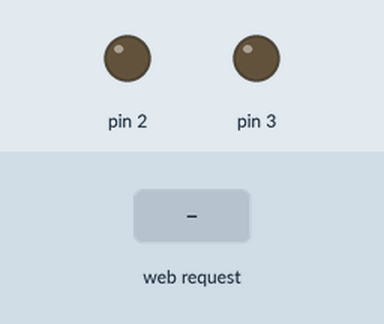
Bench run of a sketch on a simulated Arduino Leonardo, built with avr-gcc and run on an emulated ATmega32U4. Parts: output pins drawn as LEDs (lit = HIGH). The test bench sets the inputs (shaded band). WiFi joins after 1.5 s; servers stay silent unless stated; what the sketch prints to the serial monitor is not drawn.

Above: at 2.7 s.
2.8 s: HTTP request GET /tathet received
At 3.8 s:
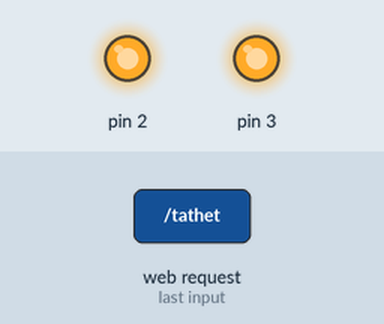
6.7 s: HTTP request GET /bathet received
At 8.0 s:
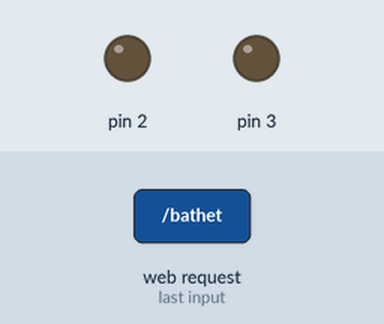
Timing chart, 0 to 9.7 s (numbered marks = the images above; inputs shaded):
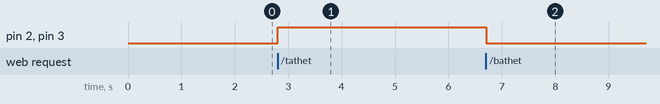

Measured:
- after the input at 2.8 s, pin 2, pin 3: LOW → HIGH at once
- after the input at 6.7 s, pin 2, pin 3: HIGH → LOW at once

The sketch:

baitaplon.ino
```cpp
#include <SPI.h>
#include <Ethernet2.h>

int PIR = 8;
int LIGHT = A0;

// Enter a MAC address and IP address for your controller below.
// The IP address will be dependent on your local network:
byte mac[] = {
  0xDE, 0xAD, 0xBE, 0xEF, 0xFE, 0xED
};

// Initialize the Ethernet server library
// with the IP address and port you want to use
// (port 80 is default for HTTP):
EthernetServer server(80);

void setup() {
  // Open serial communications and wait for port to open:
  Serial.begin(9600);
  while (!Serial) {
    ; // wait for serial port to connect. Needed for Leonardo only
  }

  pinMode(2, OUTPUT);
  pinMode(3, OUTPUT);

  // start the Ethernet connection and the server:
  Ethernet.begin(mac);
  server.begin();
  Serial.print("server is at ");
  Serial.println(Ethernet.localIP());

  //giọng nói---------------

  Serial.begin(9600);
  // put your setup code here, to run once:


  //phím bấm---------------------------
}

void loop() {

  String readString;
  EthernetClient client = server.available();

//---------Nút bấm trên điện thoại--------------------
  if(Serial.available()>0){
    readString="";
    String c = Serial.readString();  //Tiến hành đọc serial
    readString += c;   //tạo chuỗi dữ liệu "bật" , "tắt"
  }

  if (readString.length() > 0) {
    Serial.println(readString);
  }
  if(readString=="bật đèn 1")
  {
    digitalWrite(2, LOW);
    Serial.println('đèn bật');
    delay(500);
  }else if(readString=="bật đèn 2"){
    digitalWrite(3, LOW);
    Serial.println('đèn bật');
    delay(500);
  }else if(readString=="Tắt Đèn 1"){
    digitalWrite(2, HIGH);
    Serial.println('đèn tắt');
    delay(500);
  } else if(readString=="Tắt Đèn 2"||readString=="tắt đèn 2"){
    digitalWrite(3, HIGH);
    Serial.println('đèn tắt');
    delay(500);}
    else if(readString=="bật hai đèn"){
    digitalWrite(2, LOW);
    digitalWrite(3, LOW);
    Serial.println('đèn tắt');
    delay(500);
  } else if(readString=="tắt 2 đèn"){
    digitalWrite(2, HIGH);
    digitalWrite(3, HIGH);
    Serial.println('đèn tắt');
    delay(500);
  } else if(readString=="tự động"){
    int giatri_analog = analogRead(A0);
    int value = digitalRead(PIR);
    int L = digitalRead(LIGHT);
    if(L==1) {
      if (value == HIGH) {
        digitalWrite(2, LOW);
        digitalWrite(3, LOW);
         Serial.println('đèn bật');
         delay(5000);
      }
      else {
        digitalWrite(2, HIGH);
        digitalWrite(3, HIGH);
         Serial.println('đèn tắt');
    delay(500);
      }
    } else {
      digitalWrite(2, HIGH);
      digitalWrite(3, HIGH);
      Serial.println('đèn tắt');
    delay(500);
    }
    delay(500);
  }
//---------Nút bấm trên máy tính--------------------
  if (client) {
    Serial.println("new client");
    // an http request ends with a blank line
    boolean currentLineIsBlank = true;
    while (client.connected()) {
      if (client.available()) {
        char c = client.read();
        Serial.write(c);

        if(readString.length() < 100) {
          // lưu trữ các ký tự thành chuỗi
          readString += c;
        }
        // if you've gotten to the end of the line (received a newline
        // character) and the line is blank, the http request has ended,
        // so you can send a reply
        if (c == '\n' && currentLineIsBlank) {
          // send a standard http response header

          if (readString.indexOf("1on") > 0) {
            digitalWrite(2, LOW);
            Serial.println("đèn 1 bật");
          }
          if (readString.indexOf("1off") > 0) {
            digitalWrite(2, HIGH);
            Serial.println("đèn 1 tắt");
          }
          if (readString.indexOf("2on") > 0) {
            digitalWrite(3, LOW);
            Serial.println("đèn 2 bật");
          }
          if (readString.indexOf("2off") > 0) {
            digitalWrite(3, HIGH);
            Serial.println("đèn 2 tắt");
          }
          if (readString.indexOf("tathet") > 0) {
            digitalWrite(2, HIGH);
            digitalWrite(3, HIGH);
            Serial.println("cả 2 đèn tắt");
          }
          if (readString.indexOf("bathet") > 0) {
            digitalWrite(2, LOW);
            digitalWrite(3, LOW);
            Serial.println("cả 2 đèn bật");
          }
//=================================================================
          int TB1 = digitalRead(2);   // Biến TB1 cập nhật trạng thái
          int TB2 = digitalRead(3);
//============================================
          client.println("HTTP/1.1 200 OK");
          client.println("Content-Type: text/html");
          client.println("Connection: close");  // the connection will be closed after completion of the response
//          client.println("Refresh: 5");  // refresh the page automatically every 5 sec
          client.println();
          client.println("<!DOCTYPE HTML>");
          client.println("<html>");
          client.println(F("<head>"));
          client.println(F("<meta charset='UTF-8'>"));
          client.println(F("<meta http-equiv='X-UA-Compatible' content='IE=edge'>"));
          client.println(F("<meta name='viewport' content='width=device-width, initial-scale=1.0'>"));
          client.println(F("<link rel='stylesheet' href='https://cdn.jsdelivr.net/npm/bootstrap@3.3.7/dist/css/bootstrap.min.css' integrity='sha384-BVYiiSIFeK1dGmJRAkycuHAHRg32OmUcww7on3RYdg4Va+PmSTsz/K68vbdEjh4u' crossorigin='anonymous'>"));
          client.println(F("<link rel='stylesheet' href='https://vinfastauto.ml/style.css'>"));
          client.println(F("<link rel='preconnect' href='https://fonts.googleapis.com'>"));
          client.println(F("<link rel='preconnect' href='https://fonts.gstatic.com' crossorigin>"));
          client.println(F("<link href='https://fonts.googleapis.com/css2?family=Montserrat:wght@500;900&family=Rowdies:wght@300;400;700&display=swap' rel='stylesheet'>"));
          client.println(F("<title>Bài tập lớn</title>"));
          client.println(F("</head>"));
          client.println(F("<body>"));
          client.println(F("<div class='app'>"));
          client.println(F("<div class='header'>"));
          client.println(F("<img src='https://user-images.githubusercontent.com/88047306/158065587-7e0eec59-435f-4e94-b6ed-f1fab000f1e9.jpg' alt='logo'>"));
          client.println(F("<h1 class='header__title'>Môn thiết kế hệ thống nhúng</h1>"));
          client.println(F("</div>"));
          client.println(F("<div class='body'>"));
          client.println(F("<h3 class='text-center'> Giao diện điều khiển thiết bị</h3>"));
          client.println(F("<div class='body__main'>"));
          client.println(F("<div class='row'>"));
          client.println(F("<div class='col-md-12'>"));
          client.println(F("<table class='table text-center'>"));
          client.println(F("<thead><tr>"));
          client.println(F("<th class='text-center'>Tên thiết bị</th>"));
          client.println(F("<th class='text-center'>Chọn chế độ</th>"));
          client.println(F("</tr></thead>"));
          client.println(F("<tbody>"));
          client.println(F("<tr>"));
          client.println(F("<td style='line-height: 46px;'>Thiết bị 1 - Đang"));
          if (TB1 == LOW) {
              client.println(F("<span>bật</span></td>"));
              client.println(F("<td><a class='btn btn-danger btn-lg' href='1off'>Tắt</buttLigado>"));
          } else if(TB1 == HIGH) {
              client.println(F("<span>tắt</span></td>"));
              client.println(F("<td><a class='btn btn-success btn-lg' href='1on'>Bật</buttLigado>"));
          }
          client.println(F("</td></tr>"));
          client.println(F("<tr>"));
          client.println(F("<td style='line-height: 46px;'>Thiết bị 2 - Đang"));
          if (TB2 == LOW) {
              client.println(F("<span>bật</span></td>"));
              client.println(F("<td><a class='btn btn-danger btn-lg' href='2off'>Tắt</a></td></tr>"));
          } else if(TB2 == HIGH){
              client.println(F("<span>tắt</span></td>"));
              client.println(F("<td><a class='btn btn-success btn-lg' href='2on'>Bật</a></td></tr>"));
          }
          client.println(F("</tr>"));
          client.println(F("<tr>"));
          client.println(F("<td style='line-height: 46px;'>Tất cả thiết bị </td>"));
          client.println(F("<td>"));
          client.println(F("<a class='btn btn-danger btn-lg' href='tathet' > ALL OFF</a>"));
          client.println(F("<a class='btn btn-success btn-lg' href='bathet' > ALL ON</a>"));
          client.println(F("</td></tr>"));
          client.println(F("</tbody>"));
          client.println(F("</table>"));
          client.println(F("</div></div>"));
          client.println(F("<a class='btn btn-success btn-lg' href='/'>Refresh</a>"));
          client.println(F("</div></div></div>"));
          client.println(F("</body>"));
          client.println(F("</html>"));

          client.stop();
          readString="";  //  Reset lại chuỗi cho lần đọc tiếp theo

          break;
        }
        if (c == '\n') {
          // you're starting a new line
          currentLineIsBlank = true;
        }
        else if (c != '\r') {
          // you've gotten a character on the current line
          currentLineIsBlank = false;
        }
      }
    }
    // give the web browser time to receive the data
    delay(1);
    // close the connection:
    client.stop();
    Serial.println("client disconnected");
 }


}
```
